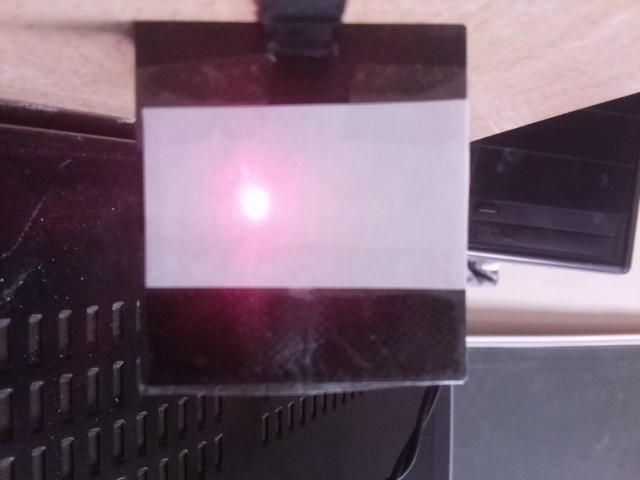
#> input picture PZ3 Laser/USE_WEB_PHOTOS/img_0.jpeg, 640 x 480 px
$ python -i main.py   (imports and definitions only)
#> lines starting #> are read from the running program, lines starting #| are printed output that depends on the picture; after the words box and inside, x2 and y2 are one past the last pixel; in counts of white or black regions, pixels touching at a corner belong together
import cv2
import numpy as np

DEBUG = False # True - Настройка диапазонов маски с помощью ползунков, False - Использование диапазонов маски из maskParams

USE_WEB = True # True - Использовать фотографии из папки USE_WEB_PHOTOS, False - Использовать фотографии из папки imgs

maskParams = {
    'H_min': 139,
    'H_max': 148,
    'S_min': 0,
    'S_max': 29,
    'V_min': 255,
    'V_max': 255
}

# Загрузка изображений
imgs = []
# [8 lines not run here, left out]

# [48 lines left out: functions createTrackbars, getTrackbarValues, applyMask, not called in this run]


def getResult(img):
    # Переводим изображение в HSV
    img_hsv = cv2.cvtColor(img, cv2.COLOR_RGB2HSV)
#> img_hsv: shape (480, 640, 3); mean H, S, V 152, 65.8, 119.9

    if not DEBUG: # debug false
        # Создаем маску по параметрам hsv
        mask = cv2.inRange(img_hsv, (maskParams['H_min'], maskParams['S_min'], maskParams['V_min']),
                           (maskParams['H_max'], maskParams['S_max'], maskParams['V_max']))
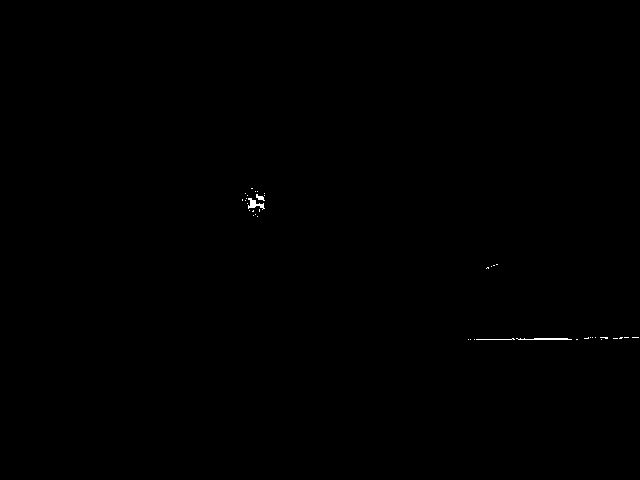
#> mask: shape (480, 640); 0.11% white in thin lines or dots, all inside (x1, y1, x2, y2) = (242, 188, 639, 340)

        # Применяем маску к изображению
        img_result = cv2.bitwise_and(img, img, mask=mask)
        return img_result

    # Создаем окно с ползунками для настройки параметров маски
    createTrackbars()

    img_result = None
    # Применяем маску к изображению
    while img_result is None:
        img_result = applyMask(img_hsv)

    # Закрываем окно с ползунками
    cv2.destroyAllWindows()

    return img_result

# Получаем центр лазера
# [39 lines left out: functions getCenter, showResult, not called in this run]

# [33 lines not run here, left out]

>>> import cv2
>>> picture = cv2.cvtColor(cv2.imread('USE_WEB_PHOTOS/img_0.jpeg'), cv2.COLOR_BGR2RGB)
>>> result = getResult(picture)
